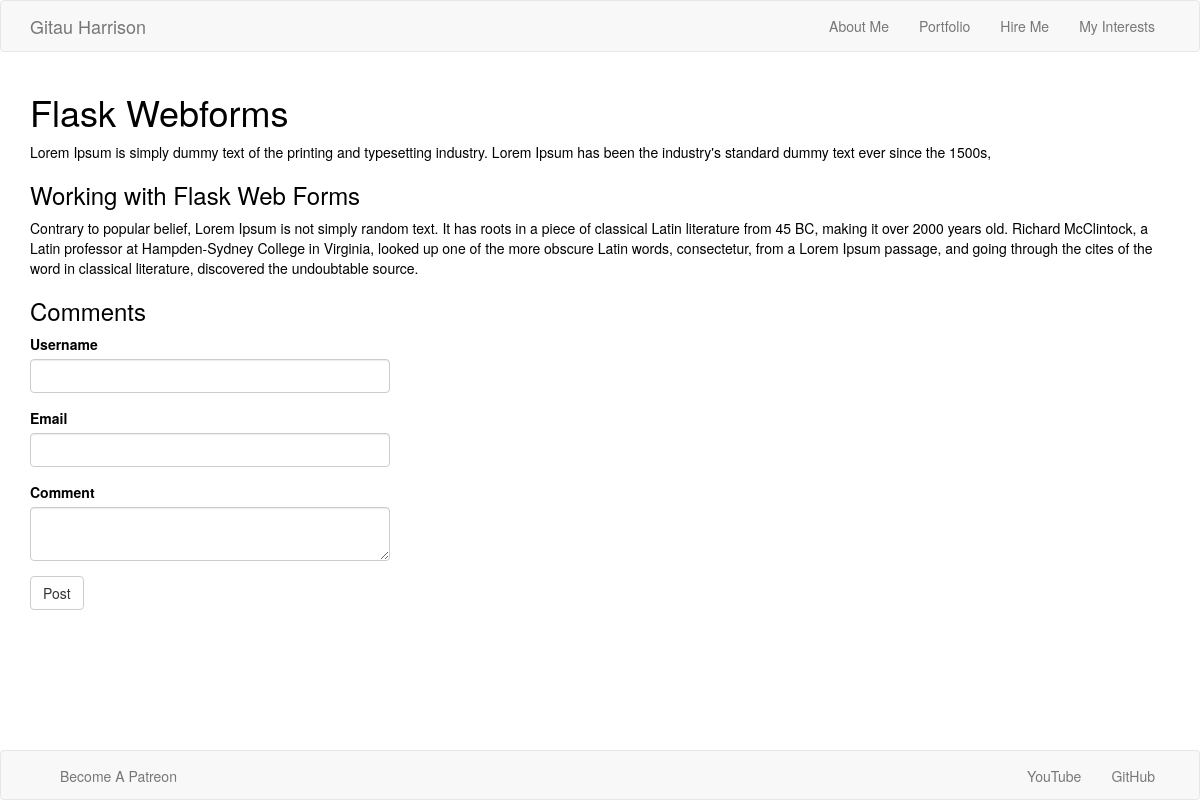
The app's page /flask-webforms, older data.
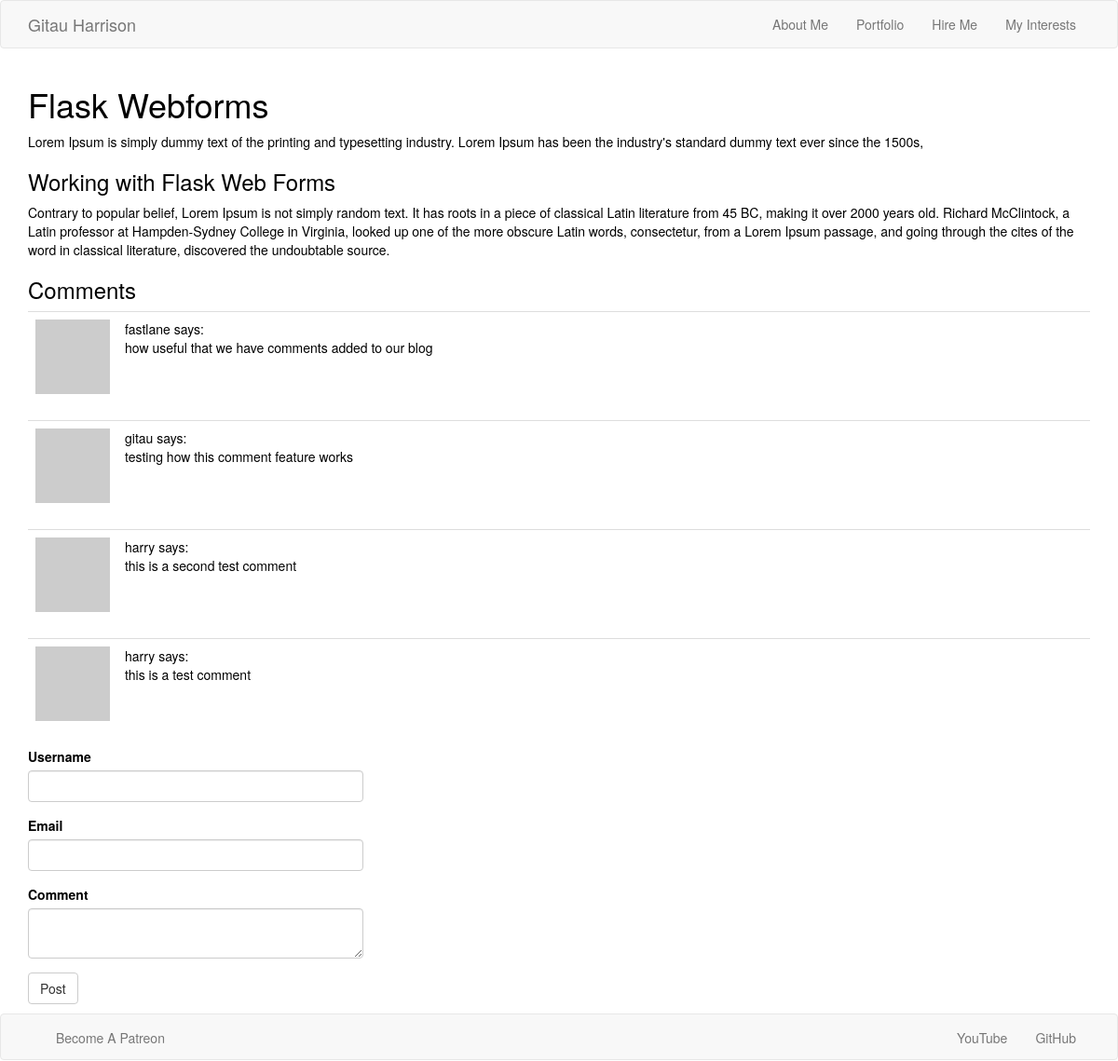
The same page, newer data.
### app/models.py (models this page shows, shortened)
class Comment(db.Model):
    id = db.Column(db.Integer, primary_key=True)
    body = db.Column(db.String(), index=True)
    timestamp = db.Column(db.DateTime, index=True, default=datetime.utcnow)
    user_id = db.Column(db.Integer, db.ForeignKey('user.id'))

class User(db.Model):
    id = db.Column(db.Integer, primary_key=True)
    username = db.Column(db.String(64), index=True)
    email = db.Column(db.String(120), index=True)
    comments = db.relationship('Comment', backref='author', lazy='dynamic')
    def avatar(self, size):
        digest = md5(self.email.lower().encode('utf-8')).hexdigest()
        return 'https://www.gravatar.com/avatar/{}?d=identicon&s={}'.format(digest, size)

### app/routes.py (the view, shortened to what this page needs)
@app.route('/flask-webforms', methods = ['GET', 'POST'])
def flask_webforms():
    form = CommentForm()
    posts = Comment.query.order_by(Comment.timestamp.desc())
    return render_template('flask_webforms.html', title = 'Flask Webforms', form = form, posts = posts)

### app/forms.py
class CommentForm(FlaskForm):
    username = StringField('Username', validators = [DataRequired()])
    email = StringField('Email', validators = [DataRequired(), Email()])
    comment = TextAreaField('Comment', validators = [DataRequired()])
    submit = SubmitField('Post')

### app/templates/flask_webforms.html (shortened to what this page needs)
{% extends 'base.html' %}
{% import 'bootstrap/wtf.html' as wtf %}
{% block app_content %}
    <h1>Flask Webforms</h1>
    <p>
        Lorem Ipsum is simply dummy text of the printing and typesetting industry.
        Lorem Ipsum has been the industry's standard dummy text ever since the 1500s,
    </p>
    <h3>Working with Flask Web Forms</h3>
    <p>
        Contrary to popular belief, Lorem Ipsum is not simply random text.
        It has roots in a piece of classical Latin literature from 45 BC,
        making it over 2000 years old. Richard McClintock, a Latin professor
        at Hampden-Sydney College in Virginia, looked up one of the more obscure
        Latin words, consectetur, from a Lorem Ipsum passage, and going through
        the cites of the word in classical literature, discovered the undoubtable source.
    </p>
    <h3>Comments</h3>
    {% for post in posts %}
        {% include '_user_comments.html' %}
    {% endfor %}
        <div class="row">
            <div class="col-md-4">
                {{ wtf.quick_form(form) }}
            </div>
        </div>
{% endblock %}

### app/templates/base.html (shortened to what this page needs)
{% extends 'bootstrap/base.html' %}
{% block styles %}
    {{ super() }}
    <link rel="stylesheet" type="text/css" href="{{ url_for('static', filename = 'css/styles.css') }}">
{% endblock %}
{% block navbar %}
<nav class="navbar navbar-default">
    <div class="container">
        <div class="navbar-header">
            <a class="navbar-brand" href=" {{ url_for('home') }} ">Gitau Harrison</a>
        </div>
        <div class="collapse navbar-collapse" id="bs-example-navbar-collapse-1">
            <ul class="nav navbar-nav navbar-right">
                <li><a href=" {{ url_for('about_me') }} ">About Me</a></li>
                <li><a href=" {{ url_for('portfolio') }} ">Portfolio</a></li>
                <li><a href=" {{ url_for('hire_me') }} ">Hire Me</a></li>
                <li><a href=" {{ url_for('my_interests') }} ">My Interests</a></li>
            </ul>
        </div>
    </div>
</nav>
{% endblock %}
{% block content %}
    <div class="container">
        {% block app_content%}
        {% endblock %}
    </div>
    {% block footer %}
        <nav class="my-footer navbar navbar-default">
            <div class="container">
                <div class="col-xs-12 col-sm-12 col-md-12 col-lg-12 col-xl-12">
                    <ul class="nav navbar-nav">
                        <li><a href="#" target="_blank">Become A Patreon</a></li>
                    </ul>
                    <ul class="nav navbar-nav navbar-right">
                        <li><a href="#" target="_blank">YouTube</a></li>
                        <li><a href="#" target="_blank">GitHub</a></li>
                    </ul>
                </div>
            </div>
        </nav>
    {% endblock %}
{% endblock %}

### app/templates/_user_comments.html
<table class="table table-hover">
    <tr valign="top">
        <td width="70px">
            <img src="{{ post.author.avatar(36) }}">
        </td>
        <td>{{ post.author.username }} says:<br>{{ post.body }}</td>
    </tr>
</table>

### app/static/css/styles.css (style rules this page uses)
html, body { min-height: 100vh; width: 100%; margin: 0px; position: relative; color: black; }
body::after { content: ''; display: block; }
@media all and (min-width: 992px) { body::after { height: 50px; } }
@media all and (min-width: 992px) { .my-footer { height: 50px; } }
.row { padding-bottom: 10px; }
.my-footer { margin-bottom: 0px; position: absolute; bottom: 0; width: 100%; }

Row changes from the older to the newer data that the page shows:
added Comment: author.username "fastlane", body "how useful that we have comments added to our blog"
added Comment: author.username "gitau", body "testing how this comment feature works"
added Comment: author.username "harry", body "this is a second test comment"
added Comment: author.username "harry", body "this is a test comment"
